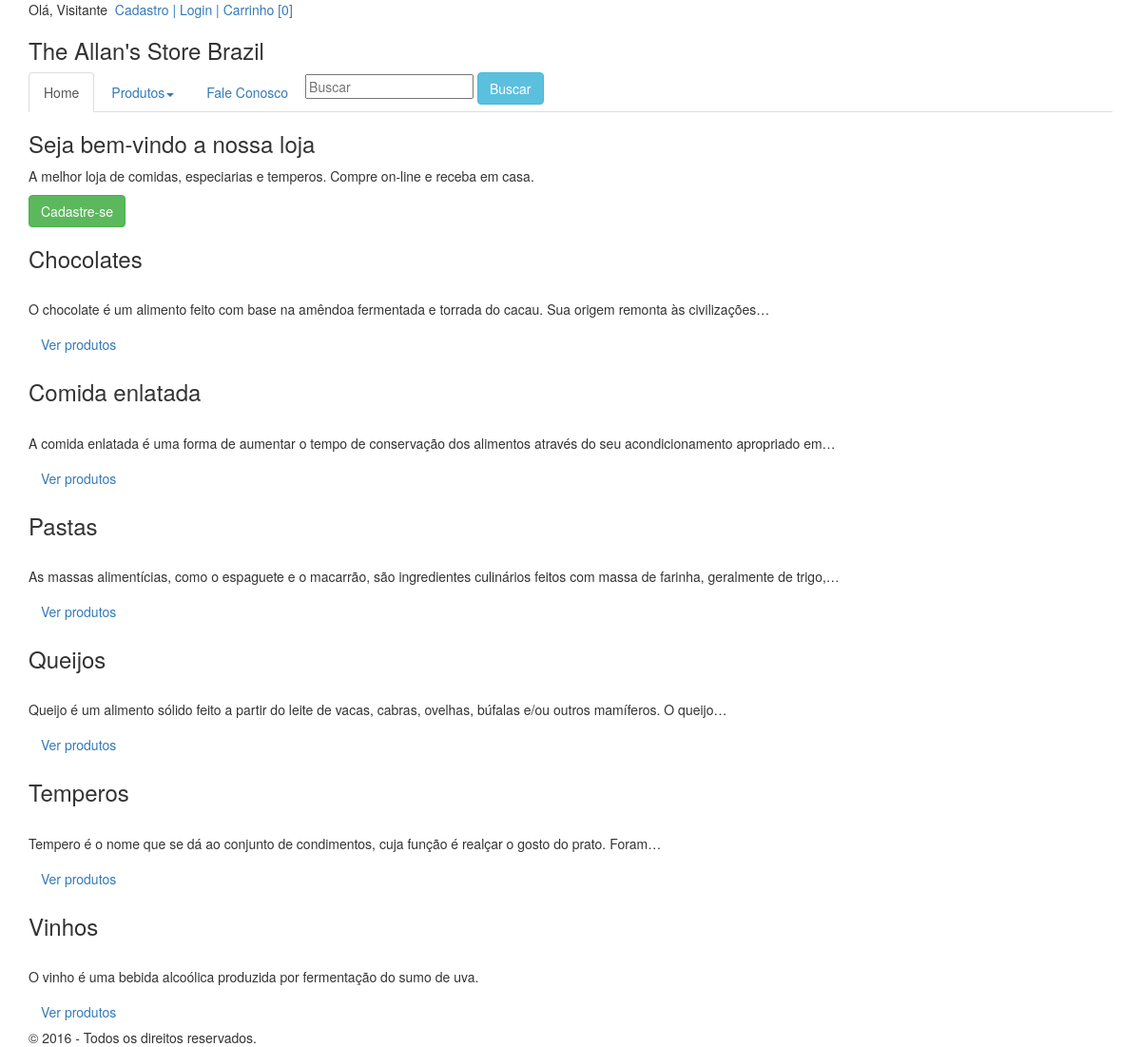
The page /index.php/categorias on the database its author committed.
### tables this page shows
CREATE TABLE `categorias` (
  `id` int(10) unsigned NOT NULL AUTO_INCREMENT,
  `titulo` varchar(255) NOT NULL,
  `descricao` text NOT NULL,
  PRIMARY KEY (`id`)
);

### application/controllers/Categorias.php (called while the page is built, shortened)
<?php
class Categorias extends CI_Controller {
    private $categorias;
    public function __construct() {
        $this->load->model('categorias_model', 'modelcategorias');
        $this->categorias = $this->modelcategorias->listar_categorias();
    }
    public function index() {
        $this->load->helper('text');
        $data_header['categorias'] = $this->categorias;
        $data_pagina['categorias'] = $this->categorias;
        $this->load->view('html-header');
        $this->load->view('header', $data_header);
        $this->load->view('categorias', $data_pagina);
        $this->load->view('footer');
        $this->load->view('html-footer');
    }
}

### index.php (called while the page is built, shortened)
<?php
require_once BASEPATH.'core/CodeIgniter.php';

### application/models/Categorias_model.php (called while the page is built, shortened)
<?php
class Categorias_model extends CI_Model {
    public function listar_categorias() {
        $this->db->order_by('titulo', 'ASC');
        return $this->db->get('categorias')->result();
    }
}

### application/helpers/funcoes_helper.php (called while the page is built, shortened)
<?php
function limpar($string) {
    $string = preg_replace('/[´^~\'"]/', NULL, iconv('UTF-8', 'ASCII//TRANSLIT', $string));
    $string = strtolower($string);
    $string = str_replace(" ", "-", $string);
    $string = str_replace("---", "-", $string);
    return $string;
}

### application/views/categorias.php (the view, shortened to what this page needs)
<div id="homebody">
    <div class="alinhado-centro borda-base espaco-vertical">
         <?php
        if (NULL != $this->session->userdata('logado')) : ?>
            <h3>Seja bem-vindo a nossa loja</h3>
            <p>A melhor loja de comidas, especiarias e temperos. Compre on-line e receba em casa.</p>
        <?php else: ?>
            <h3>Seja bem-vindo a nossa loja</h3>
            <p>A melhor loja de comidas, especiarias e temperos. Compre on-line e receba em casa.</p>
            <a class="btn btn-medium btn-success" href="<?php echo base_url('cadastro/index'); ?>">Cadastre-se</a>
        <?php endif; ?>
    </div>
    <div class="row-fluid">
        <?php
        $contador = 0;
        foreach ($categorias as $categoria) {
            $contador ++;
            echo "<div class='span4 caixacategoria'>";
            echo heading($categoria->titulo, 3);
            echo "<p>" . word_limiter($categoria->descricao, 20) . "</p>";
            echo anchor(base_url("categoria/" . $categoria->id . "/" . limpar($categoria->titulo)), "Ver produtos", array('class' => 'btn'));
            echo "</div>";
            if ($contador%3 == 0) {
                echo "</div><div class='row-fluid'>";
            }
        }
        ?>
    </div>
</div>

### application/views/html-header.php (shortened to what this page needs)
<!DOCTYPE html>
<html lang="pt-br">
<head>
    <?php
    echo meta(array('name' => 'viewport', 'content' => 'width=device-width, initial-scale=1.0')) .
    link_tag('assets/css/bootstrap.min.css') .
    link_tag('assets/css/bootstrap-responsive.min.css') .
    link_tag('assets/css/estilos.css');
    ?>
</head>
<body>

### application/views/header.php (shortened to what this page needs)
<div class="container">
    <div class="masthead">
        <div id="cadastro-e-login">
            <?php
            if (NULL != $this->session->userdata('logado')) {
                echo "Olá, " . $this->session->userdata('cliente')->nome . " " .
                $this->session->userdata('cliente')->sobrenome . "&nbsp;&nbsp;  " .
                anchor(base_url("alterar-cadastro/" . md5($this->session->userdata('cliente')->id)), " Alterar cadastro |") .
                anchor(base_url('meus-pedidos'), " Meus pedidos |") .
                anchor(base_url("logout"), " Logout |");
            } else {
                echo "Olá, Visitante &nbsp" . anchor(base_url("cadastro"), "Cadastro |") .
                anchor(base_url("login"), " Login |");
            }
            echo anchor(base_url("carrinho"), " Carrinho [" . $this->cart->total_items() . "] ");
            ?>
        </div>
        <?php echo heading("The Allan's Store Brazil", 3, 'class="muted"');?>
        <ul class="nav nav-tabs">
            <li class="active"><?php echo anchor(base_url(), "Home"); ?></li>
            <li class="dropdown">
                <?php
                echo anchor(base_url("produtos"), "Produtos<b class='caret'></b>", array("class" => "dropdown-toggle", "data-toggle" => "dropdown"));
                ?>
            </li>
            <li><?php echo anchor(base_url('home/fale_conosco'), "Fale Conosco"); ?></li>
            <li>
                <?php
                $atributos = array("name" => "form_busca", "class" => "navbar-search pull-right");
                echo form_open(base_url("home/buscar"), $atributos);
                    echo form_input(array('type' => 'text', 'name' => 'txt_busca', 'placeholder' => 'Buscar', 'class' => 'search-query'));
                    echo form_input(array('type' => 'submit', 'name' => 'btn_busca', 'value' => 'Buscar', 'class' => 'btn btn-info'));
                echo form_close();
                ?>
            </li>
        </ul>
    </div>

### application/views/footer.php
    <div id="footer" class="borda-topo espaco-vertical">
        &COPY; <?php echo date('Y'); ?> - Todos os direitos reservados.
    </div>
</div> <!-- Fechamento da DIV do arquivo header.php >

### rows shown on the page
categorias: titulo "Chocolates", descricao "O chocolate é um alimento feito com base na amêndoa fermentada e torrada do cacau. Sua origem remonta às civilizações…", id+titulo "Ver produtos"
categorias: titulo "Comida enlatada", descricao "A comida enlatada é uma forma de aumentar o tempo de conservação dos alimentos através do seu acondicionamento apropriado em…", id+titulo "Ver produtos"
categorias: titulo "Pastas", descricao "As massas alimentícias, como o espaguete e o macarrão, são ingredientes culinários feitos com massa de farinha, geralmente de trigo,…", id+titulo "Ver produtos"
categorias: titulo "Queijos", descricao "Queijo é um alimento sólido feito a partir do leite de vacas, cabras, ovelhas, búfalas e/ou outros mamíferos. O queijo…", id+titulo "Ver produtos"
categorias: titulo "Temperos", descricao "Tempero é o nome que se dá ao conjunto de condimentos, cuja função é realçar o gosto do prato. Foram…", id+titulo "Ver produtos"
categorias: titulo "Vinhos", descricao "O vinho é uma bebida alcoólica produzida por fermentação do sumo de uva.", id+titulo "Ver produtos"

### other values the page prints
anchor(base_url("cadastro"), "Cadastro |") "Cadastro |"
anchor(base_url("login"), " Login |") "Login |"
heading("The Allan's Store Brazil", 3, 'class="muted"') "The Allan's Store Brazil"
anchor(base_url(), "Home") "Home"
anchor(base_url('home/fale_conosco'), "Fale Conosco") "Fale Conosco"
